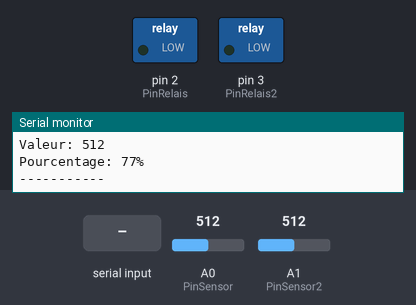
Bench run of a sketch on a simulated Arduino Uno, built with avr-gcc and run on an emulated ATmega328P. Shown: switched loads named in the sketch (green lamp = pin HIGH), the last lines printed to the serial monitor. The test bench sets the inputs (shaded band); at power-on: A0 (PinSensor) = 512, A1 (PinSensor2) = 512. The board resets itself during the run and starts again.

Above: at 1.8 s.
1.9 s: A0 (PinSensor) set to 843
3.4 s: A0 (PinSensor) set to 864
At 5.0 s:
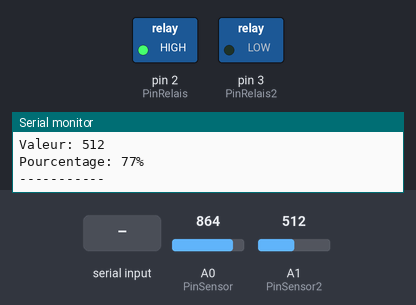
5.7 s: A1 (PinSensor2) set to 769
8.5 s: A1 (PinSensor2) set to 797
At 12.1 s:
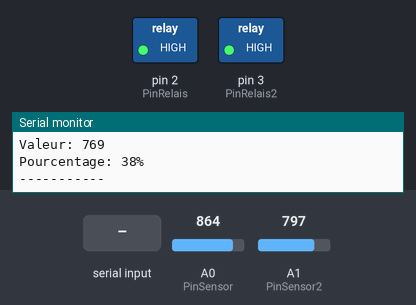
12.7 s: A0 (PinSensor) set to 716
At 14.7 s:
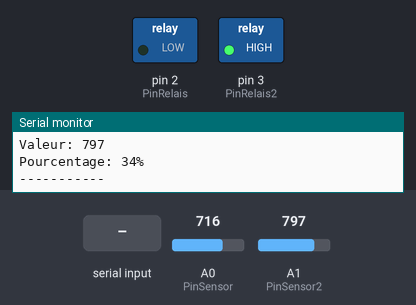
15.0 s: "R" received over the second serial link
Timing chart, 0 to 18.0 s (numbered marks = the images above; inputs shaded):
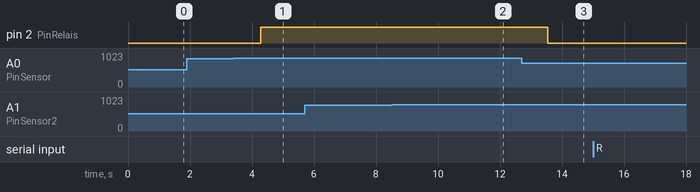

Measured:
- the behaviour switches between 850 and 851 on A0 (PinSensor) (found by bisection; images 0 and 1)
- the behaviour switches between 784 and 785 on A1 (PinSensor2) (found by bisection; images 1 and 2)
- after the input at 3.4 s, pin 2 (PinRelais): LOW → HIGH after 0.87 s
- after the input at 8.5 s, pin 3 (PinRelais2): LOW → HIGH after 3.0 s
- after the input at 12.7 s, pin 2 (PinRelais): HIGH → LOW after 0.85 s

The sketch:

Projet_arrosage.ino
```cpp
#include <avr/wdt.h>
#include <SoftwareSerial.h>

SoftwareSerial mySerial(11, 10);

int PinSensor = A0;
int PinSensor2 = A1;
int PinRelais = 2;
int PinRelais2 = 3;
int BoucleAff = 0;
int On = 0;
int One = 0;
int Two = 0;

int ValeurSensor = 0;
int pourcentage = 0;

int ValeurSensor2 = 0;
int pourcentage2 = 0;

char car = NULL;

void setup() {
  Serial.begin(9600);
  mySerial.begin(9600);

  pinMode(PinRelais, OUTPUT);
  pinMode(PinRelais2, OUTPUT);
  pinMode(PinSensor, INPUT);
  pinMode(PinSensor2, INPUT);
}

void loop() {
  ValeurSensor = analogRead(PinSensor);
  pourcentage = ConvertEnPercent(ValeurSensor);

  ValeurSensor2 = analogRead(PinSensor2);
  pourcentage2 = ConvertEnPercent(ValeurSensor2);

  car = mySerial.read();

  switch (car) {
    case 'O':
      On = 1;
      break;
    case 'F':
      On = 0;
      break;
    case '0':
      One = 0;
      Two = 0;
      On = 0;
      break;
    case '1':
      if(One == 1)
        One = 0;
      else
        One = 1;
      break;
    case '2':
      if(Two == 1)
        Two = 0;
      else
        Two = 1;
        break;
    case 'R':
      Serial.println("");
      Serial.println("Reset");
      Serial.println("");
      mySerial.println("");
      mySerial.println("Reset");
      mySerial.println("");
      wdt_enable(WDTO_1S);  // reset after one second, if no "pat the dog" received

      while (1) {

      }

      break;
    default:
      car = NULL;
      break;
  }

  if (pourcentage <= 25 || On == 1 || One == 1) {
    digitalWrite(PinRelais, HIGH);
    delay(1000);
  }
  else if (pourcentage >= 40 || On == 0) {
    digitalWrite(PinRelais, LOW);
  }

  if (pourcentage2 <= 35 || On == 1 || Two == 1) {
    digitalWrite(PinRelais2, HIGH);
    delay(1000);
  }
  else if (pourcentage2 >= 60 || On == 0) {
    digitalWrite(PinRelais2, LOW);
  }

  if (pourcentage > 100) {
    pourcentage = 100;
  }

  if (pourcentage2 > 100) {
    pourcentage2 = 100;
  }

  AfficheValeurEtPourcentage(ValeurSensor, pourcentage, 1);
  AfficheValeurEtPourcentage(ValeurSensor2, pourcentage2, 2);
  delay(1000);
}

int ConvertEnPercent(int value) {
  int ValeurPorcentage = 0;
  ValeurPorcentage = map(value, 1023, 360, 0, 100);
  return ValeurPorcentage;

}

void AfficheValeurEtPourcentage(int ValSensor, int Pourcent, int nb) {
  Serial.print("Case ");
  Serial.println(nb);
  Serial.print("Valeur: ");
  Serial.println(ValSensor);
  Serial.print("Pourcentage: ");
  Serial.print(Pourcent);
  Serial.println("%");
  Serial.println("-----------");

  if (BoucleAff >= 3) {
    mySerial.print("Case ");
    mySerial.println(nb);
    mySerial.print("Valeur: ");
    mySerial.println(ValSensor);
    mySerial.print("Pourcentage: ");
    mySerial.print(Pourcent);
    mySerial.println("%");
    mySerial.println("-----------");
    BoucleAff = 0;
  }
  else
    BoucleAff++;
}

void software_Reset()
{
  asm volatile ("  jmp 0");
}
```
